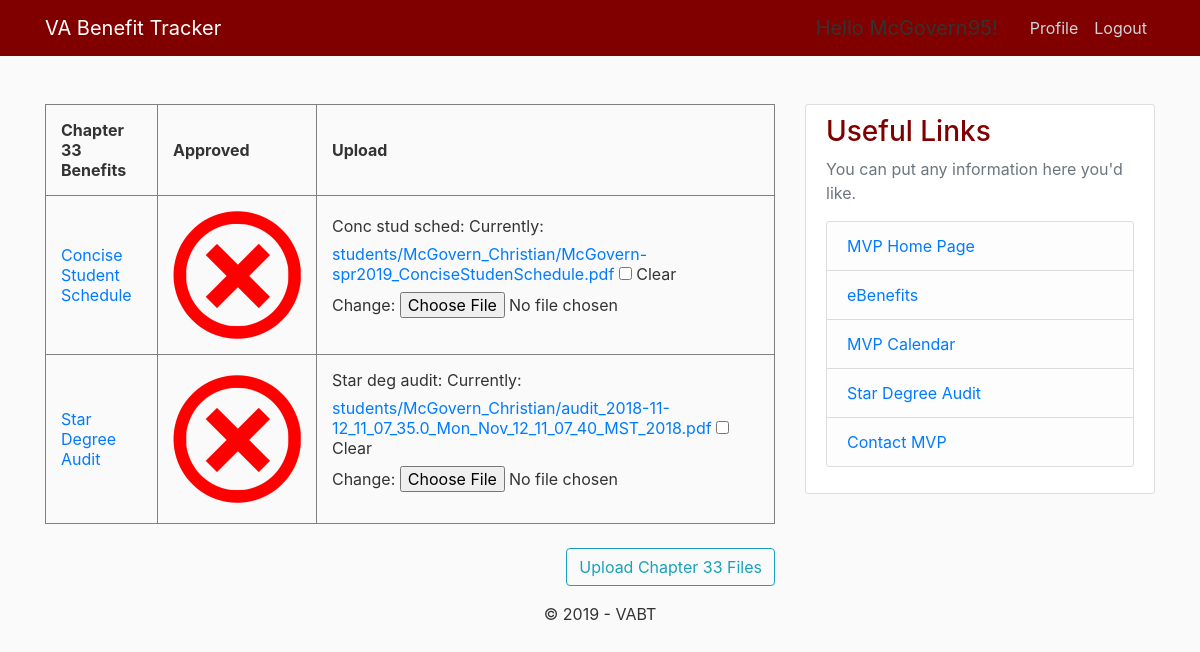
Before: /student_home/ (signed in) with the older database file.
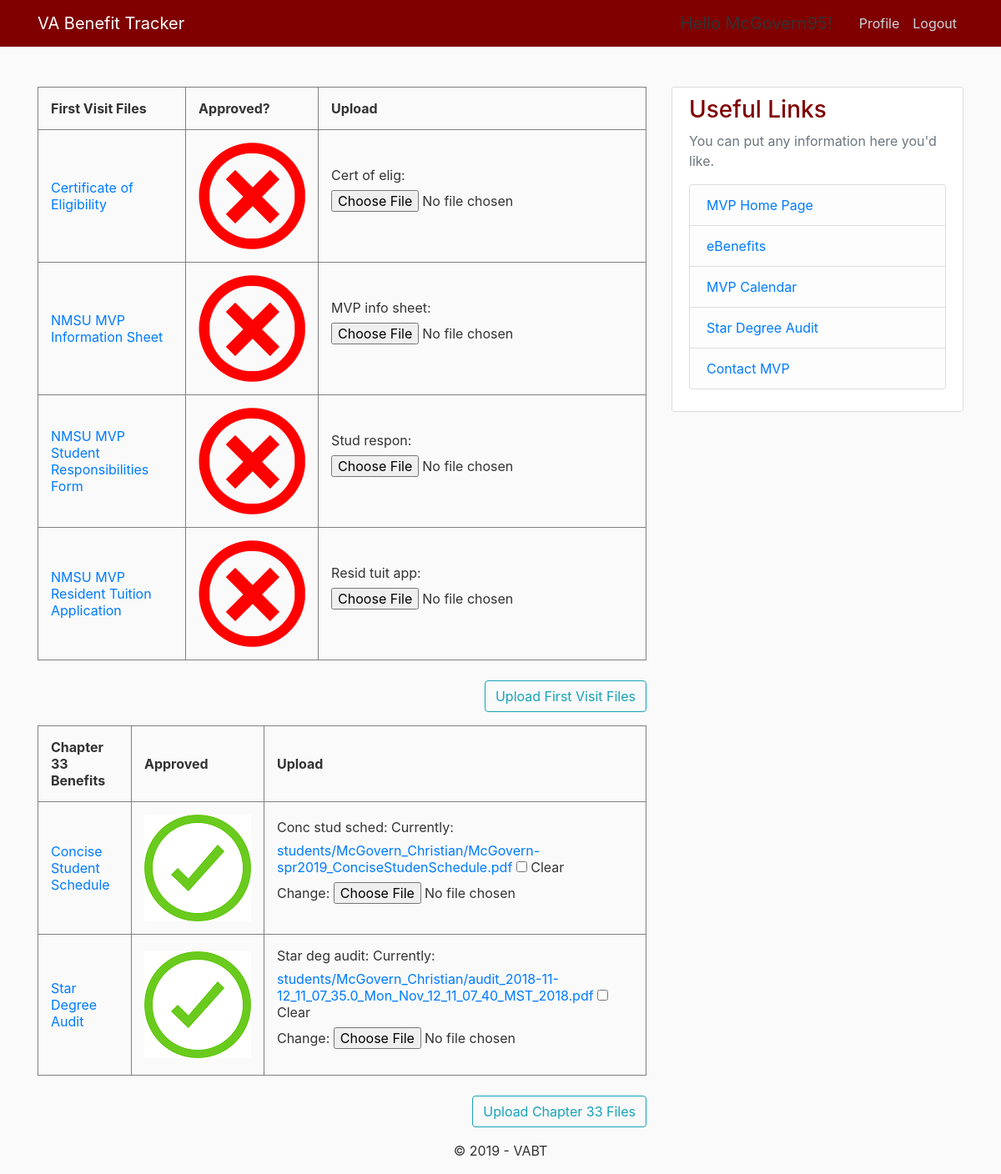
After: the same page with the newer database file.
### dashboard/models.py (models this page shows, shortened)
class Post(models.Model):
    title = models.CharField(max_length=100)
    comment = models.TextField()
    date_began = models.DateTimeField(default=timezone.now)
    student = models.ForeignKey(User, related_name='certs', on_delete=models.CASCADE)
    Certificate_of_eligibility = models.BooleanField(default=False)
    MVP_information_sheet = models.BooleanField(default=False)
    Student_responsibility = models.BooleanField(default=False)
    Resident_tuition_app = models.BooleanField(default=False)
    Concise_student_schedule = models.BooleanField(default=False)
    Star_degree_audit = models.BooleanField(default=False)

### users/models.py (models this page shows, shortened)
class UserExtended(models.Model):
    user = models.OneToOneField(User, on_delete=models.CASCADE)
    chapter = models.CharField(max_length=4,choices=[('33','33'), ('30','30'), ('31','31'),('35','35'),('1606','1606')],blank=True)
    is_firsttime = models.BooleanField(default=True)
    is_student = models.BooleanField(default=True)
    phone_regex = RegexValidator(regex=r'^\+?1?\d{9,15}$', message="Phone number must be entered in the format: '+999999999'. Up to 15 digits allowed.")
    phone_notifications = models.BooleanField(default=False)
    phone_number = models.CharField(validators=[phone_regex], max_length=17, blank=True) # validators should be a list
    carrier = models.CharField(max_length=15,choices=[('AT&T','AT&T'),('Verizon','Verizon'),('Sprint','Sprint'),('T-Mobile','T-Mobile'),('Virgin', 'Virgin')], blank=True)
    def user_directory_path(instance, filename):
        return 'students/{0}_{1}/{2}'.format(instance.user.last_name,instance.user.first_name,filename)
    cert_of_elig = models.FileField(upload_to=user_directory_path,validators=[FileExtensionValidator(allowed_extensions=["pdf"])],blank=True,null=True)
    MVP_info_sheet = models.FileField(upload_to=user_directory_path,validators=[FileExtensionValidator(allowed_extensions=['pdf'])],blank=True,null = True)
    stud_respon = models.FileField(upload_to=user_directory_path,validators=[FileExtensionValidator(allowed_extensions=['pdf'])],blank=True,null = True)
    resid_tuit_app = models.FileField(upload_to=user_directory_path,validators=[FileExtensionValidator(allowed_extensions=['pdf'])],blank=True,null = True)
    conc_stud_sched = models.FileField(upload_to=user_directory_path,validators=[FileExtensionValidator(allowed_extensions=['pdf'])],blank=True,null = True)
    star_deg_audit = models.FileField(upload_to=user_directory_path,validators=[FileExtensionValidator(allowed_extensions=['pdf'])],blank=True,null = True)

### dashboard/views.py (the view)
# urls.py: path('student_home/', views.student_home,name='student-home'),
@login_required
def student_home(request):
    if request.method=='POST':
        cert_form = CertForm(request.POST, request.FILES, instance=request.user.userextended)
        mvp_form = MVPForm(request.POST, request.FILES, instance=request.user.userextended)
        stud_form = StudResponForm(request.POST, request.FILES, instance=request.user.userextended)
        resid_form = ResidTuitAppForm(request.POST, request.FILES, instance=request.user.userextended)
        conc_form = ConcStudSchedForm(request.POST, request.FILES, instance=request.user.userextended)
        star_form = StarDegAuditForm(request.POST, request.FILES, instance=request.user.userextended)
        if cert_form.is_valid() == True:
           cert_form.save()
           messages.success(request, f'Your Certificate of Eligibility has been uploaded!')
        if mvp_form.is_valid() == True:
            mvp_form.save()
            messages.success(request, f'Your MVP Information Sheet has been uploaded!')
        if stud_form.is_valid() == True:
            stud_form.save()
            messages.success(request, f'Your Student Responsibilites Form has been uploaded!')
        if resid_form.is_valid() == True:
            resid_form.save()
            messages.success(request, f'Your Resident Tuition Application has been uploaded!')
        if conc_form.is_valid() == True:
            conc_form.save()
            messages.success(request, f'Your Concise Student Schedule has been uploaded!')
        if star_form.is_valid() == True:
            star_form.save()
            messages.success(request, f'Your STAR Degree Audit has been uploaded!')
    else:
        cert_form = CertForm(instance=request.user.userextended)
        mvp_form = MVPForm(instance=request.user.userextended)
        stud_form = StudResponForm(instance=request.user.userextended)
        resid_form = ResidTuitAppForm(instance=request.user.userextended)
        conc_form = ConcStudSchedForm(instance=request.user.userextended)
        star_form = StarDegAuditForm(instance=request.user.userextended)
    certs = Post.objects.all()#for the certification
    context = {
            'cert_form': cert_form,
            'mvp_form' : mvp_form,
            'stud_form' : stud_form,
            'resid_form' : resid_form,
            'conc_form' : conc_form,
            'star_form' : star_form,
            'certs' : certs
    }
    return render(request, 'dashboard/student_home.html',context)

### dashboard/forms.py
class CertForm(forms.ModelForm):
    class Meta:
        model = UserExtended
        fields = ['cert_of_elig']

class MVPForm(forms.ModelForm):
    class Meta:
        model = UserExtended
        fields = ['MVP_info_sheet']

### dashboard/templates/dashboard/student_home.html (shortened to what this page needs)
﻿{%extends "dashboard/base.html" %}
{% block content %}
    {% if user.userextended.is_firsttime %}
        <form method="post" enctype="multipart/form-data">
          <table style="width:100%">
          <caption></caption>
          <tr>
            <th>First Visit Files </th>
            <th>Approved? </th>
            <th>Upload</th>
          </tr>
          <tr>
            <td><a href="https://www.va.gov/education/how-to-apply/">Certificate of Eligibility</a></td>
             {% for p in certs %}
                {%if p.student.username == user.username and p.Certificate_of_eligibility == True %}
                <td><img src="/media/green_check.png"></td>
                {%elif p.student.username == user.username and p.Certificate_of_eligibility == False %}
                <td><img src="/media/red_check.png"></td>
                {%endif%}
             {% endfor %}
            <td>
                {{ cert_form.as_p}}
            </td>
          </tr>
          <tr>
            <td><a href="https://mvp.nmsu.edu/files/2018/09/MVP-Information-Sheet.pdf">NMSU MVP Information Sheet</a></td>
            {% for p in certs %}
                {%if p.student.username == user.username and p.MVP_information_sheet == True %}
                <td><img src="/media/green_check.png"></td>
                {%elif p.student.username == user.username and p.MVP_information_sheet == False %}
                <td><img src="/media/red_check.png"></td>
                {%endif%}
             {% endfor %}
            <td>
                {{ mvp_form.as_p }}
            </td>
          </tr>
          <tr>
                {%if user.userextended.chapter == '30' or user.userextended.chapter == '1606' or user.userextended.chapter == '35' %}
                    <td><a href="https://mvp.nmsu.edu/files/2018/06/Ch_30_1606_1607_35_Student_Responsibilities.pdf">NMSU MVP Student Responsibilities Form</a></td>
                {% elif user.userextended.chapter == '31' %}
                    <td><a href="https://mvp.nmsu.edu/files/2018/06/Ch_31_Student_Responsibilities.pdf">NMSU MVP Student Responsibilities Form</a></td>
                {%else%}
                    <td><a href="https://mvp.nmsu.edu/files/2018/06/Ch_33_Student_Responsibilities.pdf">NMSU MVP Student Responsibilities Form</a></td>
                {%endif%}
            {% for p in certs %}
                {%if p.student.username == user.username and p.Student_responsibility == True %}
                <td><img src="/media/green_check.png"></td>
                {%elif p.student.username == user.username and p.Student_responsibility == False %}
                <td><img src="/media/red_check.png"></td>
                {%endif%}
             {% endfor %}
            <td>
                {{ stud_form.as_p }}
            </td>
          </tr>
              <tr>
            <td><a href="https://mvp.nmsu.edu/files/2018/08/MVP_Waiver.pdf">NMSU MVP Resident Tuition Application </a></td>
            {% for p in certs %}
                {%if p.student.username == user.username and p.Resident_tuition_app == True %}
                <td><img src="/media/green_check.png"></td>
                {%elif p.student.username == user.username and p.Resident_tuition_app == False %}
                <td><img src="/media/red_check.png"></td>
                {%endif%}
             {% endfor %}
            <td>
                {{ resid_form.as_p }}
            </td>
          </tr>
        </table>
      <div style="text-align:right">
            <button class="btn btn-outline-info" type="submit">Upload First Visit Files</button>
      </div>
      </form>
    {% endif %}
    {% if user.userextended.chapter == '33' %}
      <form method="post" enctype="multipart/form-data">
        <table style="width:100%">
        <caption></caption>
          <tr>
            <th>Chapter 33 Benefits</th>
            <th>Approved</th>
            <th>Upload</th>
          </tr>
          <tr>
            <td><a href="https://my.nmsu.edu">Concise Student Schedule </a></td>
            {% for p in certs %}
                {%if p.student.username == user.username and p.Concise_student_schedule == True %}
                <td><img src="/media/green_check.png"></td>
                {%elif p.student.username == user.username and p.Concise_student_schedule == False %}
                <td><img src="/media/red_check.png"></td>
                {%endif%}
             {% endfor %}
            <td>
                {{ conc_form.as_p }}
            </td>
          </tr>
          <tr>
            <td><a href="https://degreeaudit.nmsu.edu/">Star Degree Audit</a></td>
            {% for p in certs %}
                {%if p.student.username == user.username and p.Star_degree_audit == True %}
                <td><img src="/media/green_check.png"></td>
                {%elif p.student.username == user.username and p.Star_degree_audit == False %}
                <td><img src="/media/red_check.png"></td>
                {%endif%}
             {% endfor %}
            <td>
                {{ star_form.as_p }}
            </td>
          </tr>
        </table>
       <div style="text-align:right">
            <button class="btn btn-outline-info" type="submit">Upload Chapter 33 Files</button>
       </div>
       </form>
    {% endif %}
{% endblock content %}

### dashboard/templates/dashboard/base.html (shortened to what this page needs)
﻿{% load static %}
<html xmlns="http://www.w3.org/1999/xhtml">
<head>
    <link rel="stylesheet" href="https://maxcdn.bootstrapcdn.com/bootstrap/4.0.0/css/bootstrap.min.css">
    <link href="{% static 'dashboard/main.css' %}" rel="stylesheet" type="text/css"/>
</head>
<body>
    <header class="site-header">
        <nav class="navbar navbar-expand-md navbar-dark bg-steel fixed-top">
            <div class="container">
                    <a class="navbar-brand mr-4" href="{%url 'dashboard-home'%}">VA Benefit Tracker</a>
                <div class="collapse navbar-collapse" id="navbarToggle">
                    <div class="navbar-nav">
                        {% if user.is_authenticated %}
                        <a class="navbar-brand mr-4"> Hello {{user.get_username}}!</a>
                        <a class="nav-item nav-link" href="{% url 'profile' %}">Profile</a>
                        <a class="nav-item nav-link" href="{% url 'logout' %}">Logout</a>
                        {% else %}
                        <a class="nav-item nav-link" href="{% url 'login' %}">Login</a>
                        <a class="nav-item nav-link" href="{% url 'registers' %}">Register</a>
                        {% endif %}
                    </div>
                </div>
            </div>
        </nav>
    </header>
    <main role="main" class="container">
        <div class="row">
            <div class="col-md-8">
                {% block content %}{% endblock %}
            </div>
            <div class="col-md-4">
                <div class="content-section">
                    <h3>Useful Links</h3>
                    <p class='text-muted'>
                        You can put any information here you'd like.
                        <ul class="list-group">
                            <li class="list-group-item list-group-item-light"><a href="https://mvp.nmsu.edu/">MVP Home Page</a></li>
                            <li class="list-group-item list-group-item-light"><a href="https://www.ebenefits.va.gov/ebenefits/homepage">eBenefits</a></</li>
                            <li class="list-group-item list-group-item-light"><a href="https://mvp.nmsu.edu/calendar/">MVP Calendar</a></</li>
                            <li class="list-group-item list-group-item-light"><a href="https://degreeaudit.nmsu.edu/">Star Degree Audit</a></</li>
                            <li class="list-group-item list-group-item-light"><a href="https://mvp.nmsu.edu/nmsu-military-and-veterans-programs/contact-us/">Contact MVP</a></</li>
                        </ul>
                    </p>
                </div>
            </div>
        </div>
    </main>
        <footer>
        <center>
            <p>&copy; {{ 2019 }} - VABT</p>
        </center>
        </footer>
</body>
</html>

### dashboard/static/dashboard/main.css (style rules this page uses)
body { background: #fafafa; color: #333333; margin-top: 5rem; }
h1, h2, h3, h4, h5, h6 { color: #800000; }
ul { margin: 0; }
.bg-steel { background-color: #800000; }
.site-header .navbar-nav .nav-link { color: #cbd5db; }
.content-section { background: #ffffff; padding: 10px 20px; border: 1px solid #dddddd; border-radius: 3px; margin-bottom: 20px; }
table, th, td { border: .5px solid gray; border-collapse: collapse; }
th, td { padding: 15px; }

Changed rows visible on the page:
changed Post: Concise_student_schedule False → True (drawn); Concise_student_schedule: picture added; Star_degree_audit False → True (drawn); Star_degree_audit: picture added; Concise_student_schedule: picture removed; Star_degree_audit: picture removed
changed UserExtended: is_firsttime False → True (drawn)
Other visible differences:
text now shown: "First Visit Files Approved? Upload Certificate of Eligibility Cert of elig: NMSU MVP Information Sheet MVP info sheet: NMSU MVP Student Responsibilities Form Stud respon: NMSU MVP Resident Tuition Application Resid tuit app: Upload First Visit Files"
